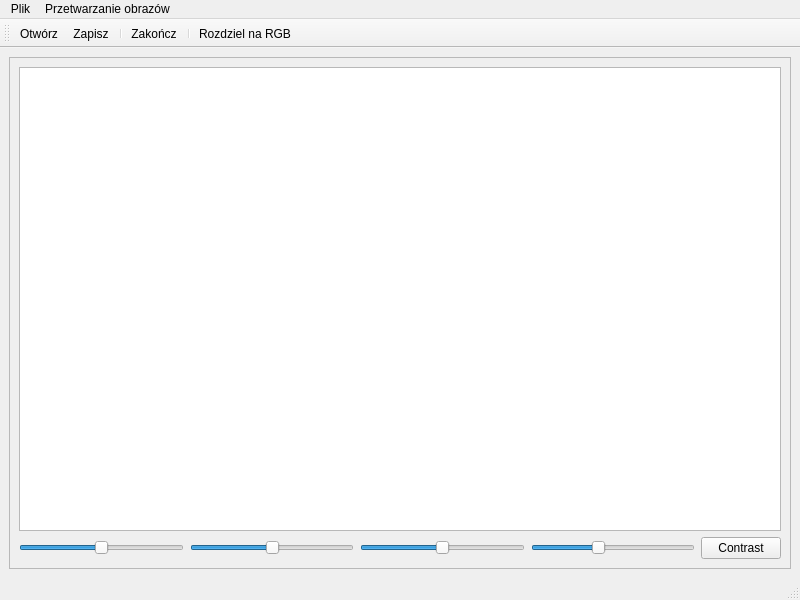
<?xml version="1.0" encoding="UTF-8"?>
<ui version="4.0">
 <class>MainWindow</class>
 <widget class="QMainWindow" name="MainWindow">
  <property name="geometry">
   <rect>
    <x>0</x>
    <y>0</y>
    <width>800</width>
    <height>600</height>
   </rect>
  </property>
  <property name="windowTitle">
   <string>MainWindow</string>
  </property>
  <widget class="QWidget" name="centralwidget">
   <layout class="QGridLayout" name="gridLayout_2">
    <item row="0" column="0">
     <widget class="QScrollArea" name="scrollArea">
      <property name="minimumSize">
       <size>
        <width>200</width>
        <height>200</height>
       </size>
      </property>
      <property name="widgetResizable">
       <bool>true</bool>
      </property>
      <widget class="QWidget" name="scrollAreaWidgetContents">
       <property name="geometry">
        <rect>
         <x>0</x>
         <y>0</y>
         <width>778</width>
         <height>484</height>
        </rect>
       </property>
       <layout class="QGridLayout" name="gridLayout">
        <item row="1" column="0">
         <layout class="QHBoxLayout" name="horizontalLayout">
          <item>
           <widget class="QSlider" name="contrastR">
            <property name="minimum">
             <number>-100</number>
            </property>
            <property name="maximum">
             <number>100</number>
            </property>
            <property name="orientation">
             <enum>Qt::Horizontal</enum>
            </property>
           </widget>
          </item>
          <item>
           <widget class="QSlider" name="contrastG">
            <property name="minimum">
             <number>-100</number>
            </property>
            <property name="maximum">
             <number>100</number>
            </property>
            <property name="orientation">
             <enum>Qt::Horizontal</enum>
            </property>
           </widget>
          </item>
          <item>
           <widget class="QSlider" name="contrastB">
            <property name="minimum">
             <number>-100</number>
            </property>
            <property name="maximum">
             <number>100</number>
            </property>
            <property name="orientation">
             <enum>Qt::Horizontal</enum>
            </property>
           </widget>
          </item>
          <item>
           <widget class="QSlider" name="brightnessSlider">
            <property name="minimum">
             <number>50</number>
            </property>
            <property name="maximum">
             <number>299</number>
            </property>
            <property name="value">
             <number>150</number>
            </property>
            <property name="orientation">
             <enum>Qt::Horizontal</enum>
            </property>
           </widget>
          </item>
          <item>
           <widget class="QPushButton" name="displayContrast">
            <property name="text">
             <string>Contrast</string>
            </property>
           </widget>
          </item>
         </layout>
        </item>
        <item row="0" column="0">
         <widget class="QGraphicsView" name="graphicsView"/>
        </item>
       </layout>
      </widget>
     </widget>
    </item>
   </layout>
  </widget>
  <widget class="QMenuBar" name="menubar">
   <property name="geometry">
    <rect>
     <x>0</x>
     <y>0</y>
     <width>800</width>
     <height>26</height>
    </rect>
   </property>
   <widget class="QMenu" name="menuMENU">
    <property name="title">
     <string>Plik</string>
    </property>
    <addaction name="actionOpen"/>
    <addaction name="actionSave"/>
    <addaction name="actionShutdown"/>
   </widget>
   <widget class="QMenu" name="menuPrzetwarzanie_obraz_w">
    <property name="title">
     <string>Przetwarzanie obrazów</string>
    </property>
    <addaction name="actionShowpic"/>
   </widget>
   <addaction name="menuMENU"/>
   <addaction name="menuPrzetwarzanie_obraz_w"/>
  </widget>
  <widget class="QStatusBar" name="statusbar"/>
  <widget class="QToolBar" name="toolBar">
   <property name="windowTitle">
    <string>toolBar</string>
   </property>
   <attribute name="toolBarArea">
    <enum>TopToolBarArea</enum>
   </attribute>
   <attribute name="toolBarBreak">
    <bool>false</bool>
   </attribute>
   <addaction name="actionOpen"/>
   <addaction name="actionSave"/>
   <addaction name="separator"/>
   <addaction name="actionShutdown"/>
   <addaction name="separator"/>
   <addaction name="actionShowpic"/>
  </widget>
  <action name="actionOpen">
   <property name="icon">
    <iconset resource="icons.qrc">
     <normaloff>:/icons/folder-open.png</normaloff>:/icons/folder-open.png</iconset>
   </property>
   <property name="text">
    <string>&amp;Otwórz</string>
   </property>
   <property name="shortcut">
    <string>Ctrl+O</string>
   </property>
  </action>
  <action name="actionSave">
   <property name="icon">
    <iconset resource="icons.qrc">
     <normaloff>:/icons/save.png</normaloff>:/icons/save.png</iconset>
   </property>
   <property name="text">
    <string>&amp;Zapisz</string>
   </property>
   <property name="shortcut">
    <string>Ctrl+S</string>
   </property>
  </action>
  <action name="actionShutdown">
   <property name="icon">
    <iconset resource="icons.qrc">
     <normaloff>:/icons/x-octagon.png</normaloff>:/icons/x-octagon.png</iconset>
   </property>
   <property name="text">
    <string>Zakończ</string>
   </property>
   <property name="shortcut">
    <string>Ctrl+F4</string>
   </property>
  </action>
  <action name="actionShowpic">
   <property name="icon">
    <iconset resource="icons.qrc">
     <normaloff>:/icons/wrench.png</normaloff>:/icons/wrench.png</iconset>
   </property>
   <property name="text">
    <string>Rozdziel na RGB</string>
   </property>
   <property name="shortcut">
    <string>Ctrl+P</string>
   </property>
  </action>
 </widget>
 <resources>
  <include location="icons.qrc"/>
 </resources>
 <connections/>
</ui>
